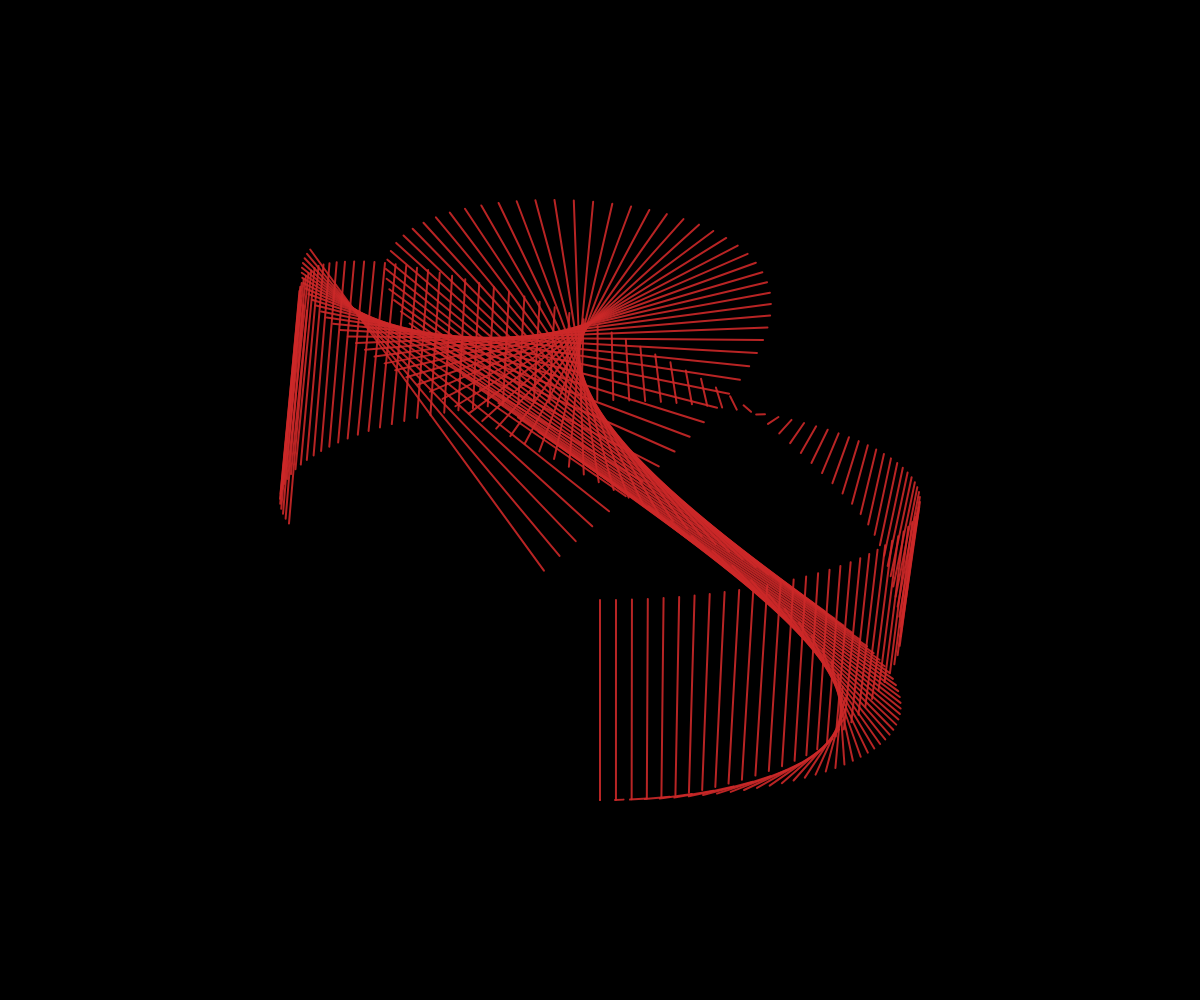
Frame 1 (no input)
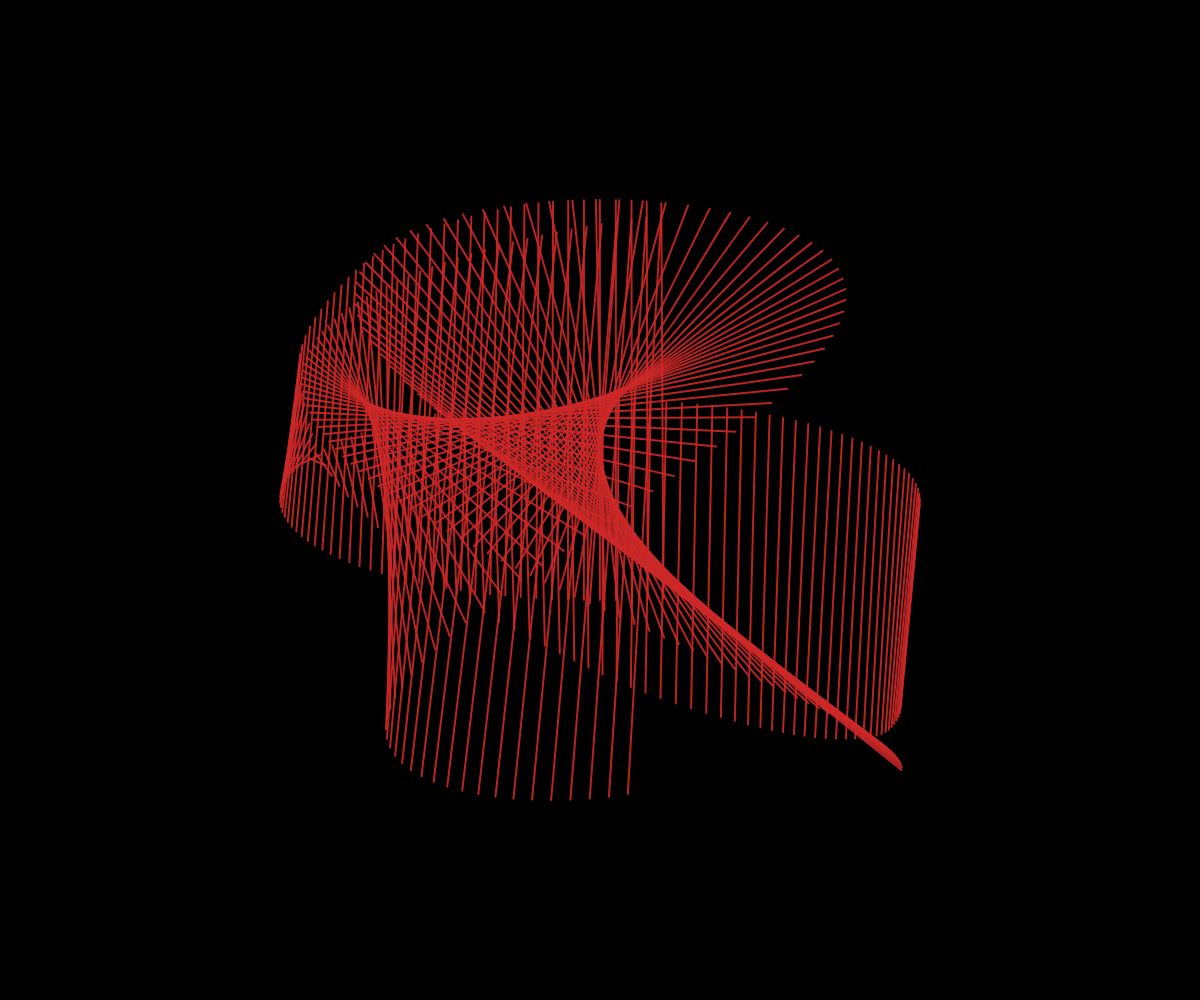
Frame 60 (no input)
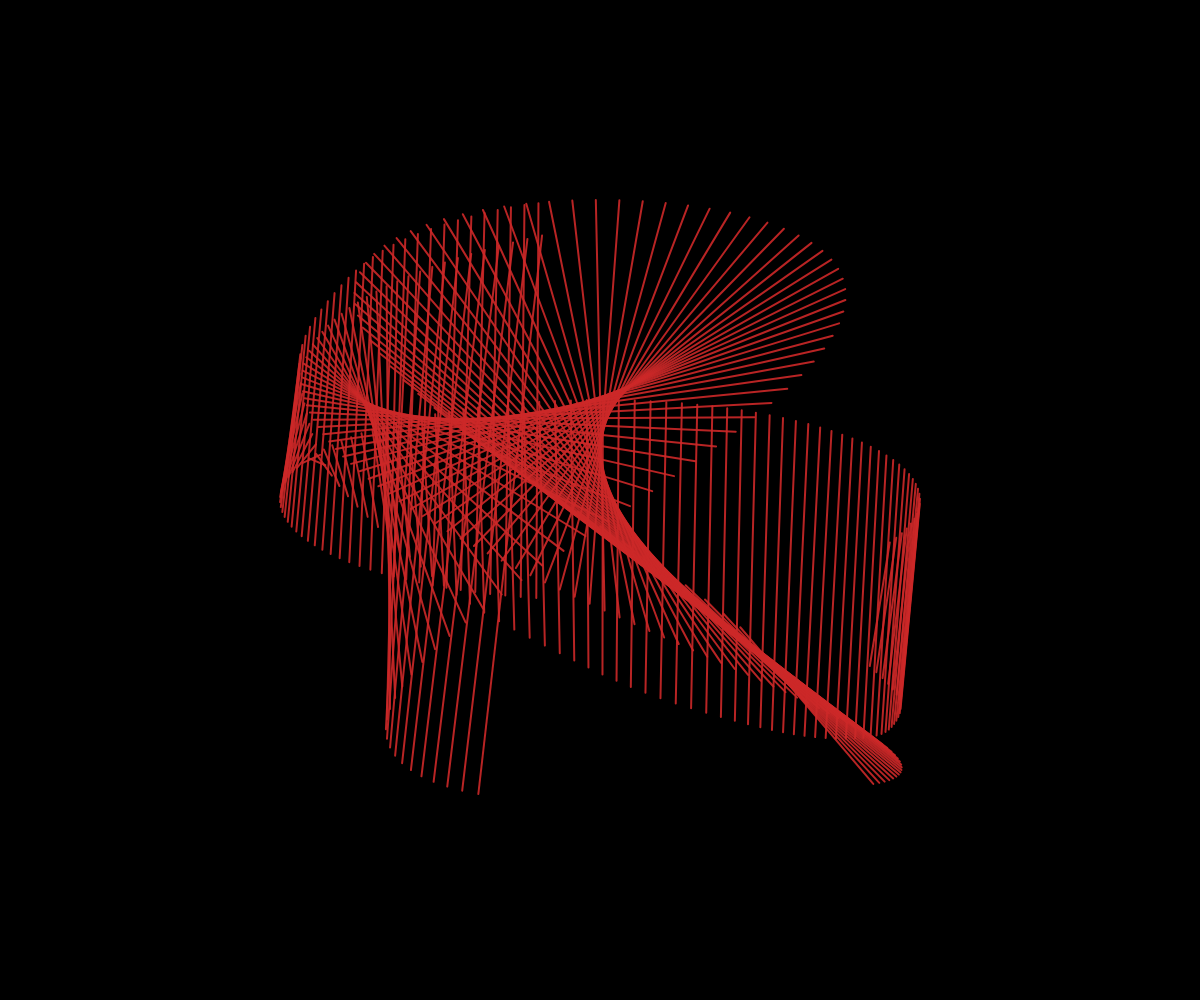
Frame 120 (the mouse pressed at the canvas centre since frame 60)

The p5.js sketch that drew these frames (run headless with seeded random() and noise() and a simulated clock; from frame 60 on, the mouse is pressed at the canvas centre):

// p5.js sketch
// ── sketch.js
// vintage by lionel ringenbach @ ucodia.space

var t = 0;
var n = 100;

function setup() {
    createCanvas(windowWidth, windowHeight);
    colorMode(HSB);
}

function draw() {
    background(0);
    translate(width /2, height / 2);

    var colorRange = 360 / 6;
    var colorCursor = t % 360;
    var color = map(colorCursor, 0, 360, colorCursor, colorCursor + colorRange);
    stroke(color, 80, 80, 0.9);
    strokeWeight(2);

    for (var i = 0; i < n; i++) {
        var inc = i * 0.5;
        line(x1(t + inc), y1(t + inc),
             x2(t + inc), y2(t + inc));
    }

    for (var i = 0; i < n; i++) {
        var inc = i * 0.5;
        line(x3(t + inc), y3(t + inc),
             x4(t + inc), y4(t + inc));
    }

    t += map(mouseX, 0, width, -4, 4);
}

function x1(t) {
    return sin(t / 10) * 300 + sin(t / 10) * 20;
}

function y1(t) {
    return cos(t / 10) * 100;
}

function x2(t) {
    return sin(t / 10) * 300 + sin(t) * 2;
}

function y2(t) {
    return cos(t / 20) * 100 + cos(t /12) * 200;
}

function x3(t) {
    return sin(t / 5) * 200 + sin(t / 7) * 50;
}

function y3(t) {
    return cos(t / 10) * 300;
}

function x4(t) {
    return sin(t / 10) * 300 + sin(t / 45) * 2;
}

function y4(t) {
    return cos(t / 20) * 100 + cos(t / 19) * 200;
}
